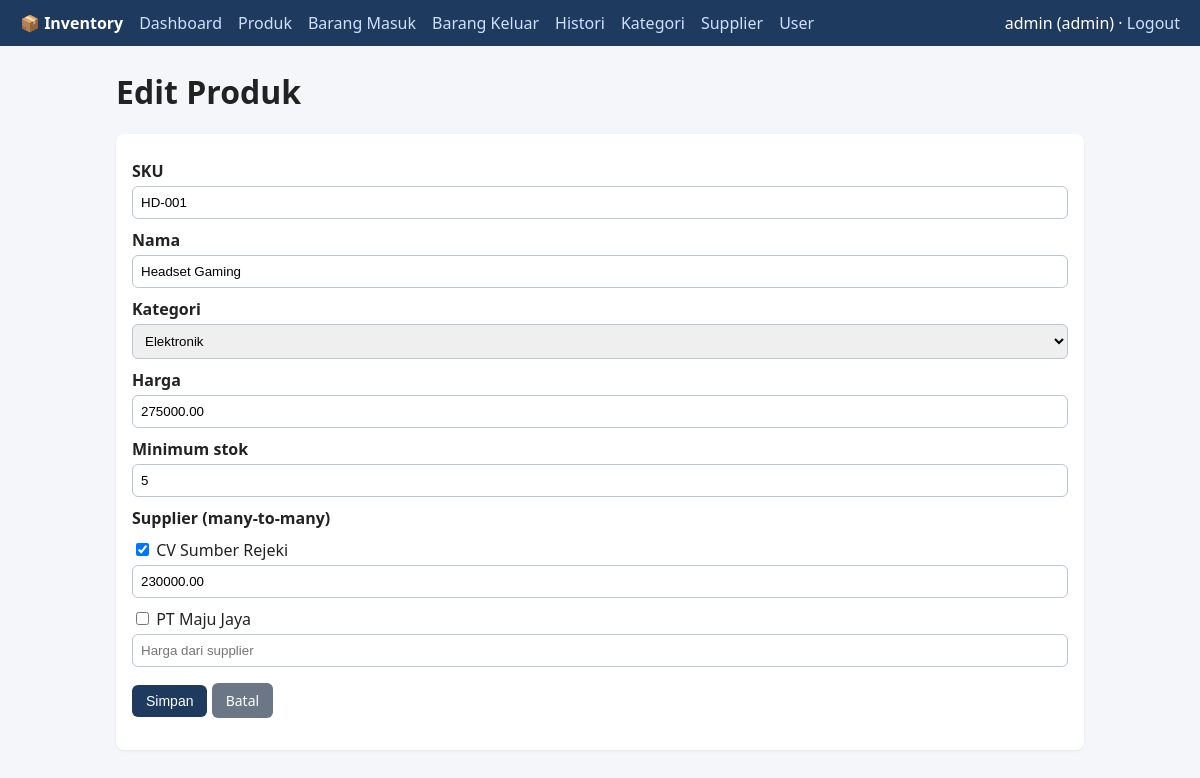
Page /products/form.php?id=3 (signed in) on the committed database.
### tables this page shows
CREATE TABLE products (
    id INT PRIMARY KEY AUTO_INCREMENT,
    category_id INT NOT NULL,
    sku VARCHAR(50) NOT NULL UNIQUE,
    name VARCHAR(150) NOT NULL,
    price DECIMAL(12,2) NOT NULL CHECK (price >= 0),
    stock INT NOT NULL DEFAULT 0 CHECK (stock >= 0),
    minimum_stock INT NOT NULL DEFAULT 5 CHECK (minimum_stock >= 0),
    FOREIGN KEY (category_id) REFERENCES categories(id)
        ON UPDATE CASCADE ON DELETE RESTRICT
);

CREATE TABLE categories (
    id INT PRIMARY KEY AUTO_INCREMENT,
    name VARCHAR(100) NOT NULL UNIQUE
);

CREATE TABLE suppliers (
    id INT PRIMARY KEY AUTO_INCREMENT,
    name VARCHAR(150) NOT NULL,
    phone VARCHAR(30) NULL
);

### helpers/validation.php (called while the page is built, shortened)
<?php
function valid_int($value, int $min = 0)
{
    $v = filter_var($value, FILTER_VALIDATE_INT);
    return ($v === false || $v < $min) ? false : $v;
}

### helpers/escape.php (called while the page is built)
<?php
function e($value): string
{
    return htmlspecialchars((string) $value, ENT_QUOTES, 'UTF-8');
}

### public/products/form.php (the view, shortened to what this page needs)
<?php
require_once __DIR__ . '/../../helpers/validation.php';
require_once __DIR__ . '/../../config/database.php';
$id = valid_int($_GET['id'] ?? '', 1);
$product = ['category_id' => '', 'sku' => '', 'name' => '', 'price' => '', 'minimum_stock' => 5, 'stock' => 0];
$selectedSuppliers = [];
if ($id !== false) {
    $s = $pdo->prepare('SELECT * FROM products WHERE id = :id');
    $s->execute(['id' => $id]);
    $product = $s->fetch();
    $s = $pdo->prepare('SELECT supplier_id, supplier_price FROM product_suppliers WHERE product_id = :id');
    $s->execute(['id' => $id]);
    foreach ($s->fetchAll() as $r) { $selectedSuppliers[$r['supplier_id']] = $r['supplier_price']; }
}
$cats = $pdo->query('SELECT id, name FROM categories ORDER BY name')->fetchAll();
$sups = $pdo->query('SELECT id, name FROM suppliers ORDER BY name')->fetchAll();
$title = $id === false ? 'Tambah Produk' : 'Edit Produk'; $root = '../';
require __DIR__ . '/../../views/header.php';
?>
<h1><?= e($title) ?></h1>
<form method="post" class="card">
  <label>SKU</label><input name="sku" value="<?= e($product['sku']) ?>" required>
  <label>Nama</label><input name="name" value="<?= e($product['name']) ?>" required>
  <label>Kategori</label>
  <select name="category_id" required>
    <?php foreach ($cats as $c): ?>
      <option value="<?= (int)$c['id'] ?>" <?= (int)$product['category_id'] === (int)$c['id'] ? 'selected' : '' ?>><?= e($c['name']) ?></option>
    <?php endforeach; ?>
  </select>
  <label>Harga</label><input type="number" step="0.01" min="0" name="price" value="<?= e($product['price']) ?>" required>
  <label>Minimum stok</label><input type="number" min="0" name="minimum_stock" value="<?= e($product['minimum_stock']) ?>" required>
  <label>Supplier (many-to-many)</label>
  <?php foreach ($sups as $s): $on = array_key_exists($s['id'], $selectedSuppliers); ?>
    <div>
      <label style="font-weight:400"><input type="checkbox" style="width:auto" name="suppliers[]" value="<?= (int)$s['id'] ?>" <?= $on ? 'checked' : '' ?>> <?= e($s['name']) ?></label>
      <input type="number" step="0.01" min="0" name="supplier_price[<?= (int)$s['id'] ?>]" placeholder="Harga dari supplier" value="<?= $on ? e($selectedSuppliers[$s['id']]) : '' ?>">
    </div>
  <?php endforeach; ?>
  <p><button>Simpan</button> <a class="btn gray" href="index.php">Batal</a></p>
</form>
<?php require __DIR__ . '/../../views/footer.php';

### public/assets/style.css (style rules this page uses)
* { box-sizing:border-box }
body { font-family:system-ui,Arial,sans-serif;margin:0;background:#f4f6f9;color:#222 }
h1 { margin-top:0 }
.card { background:#fff;padding:16px;border-radius:8px;box-shadow:0 1px 3px #0001;margin-bottom:16px }
label { display:block;margin:10px 0 4px;font-weight:600 }
input,select,textarea { width:100%;padding:8px;border:1px solid #bcc5d3;border-radius:6px }
button,.btn { background:#1f3a5f;color:#fff;border:0;padding:8px 14px;border-radius:6px;cursor:pointer;text-decoration:none;display:inline-block;font-size:14px }
.btn.gray { background:#6b7686 }

### rows in the picture
products: sku "HD-001", name "Headset Gaming", category_id "Elektronik", price "275000.00", minimum_stock "5"
suppliers: id "☑", name "CV Sumber Rejeki", id "230000.00"
suppliers: name "PT Maju Jaya"

### other values in the picture
$user['username'] "admin"
$user['role'] "admin"
$title "Edit Produk"
